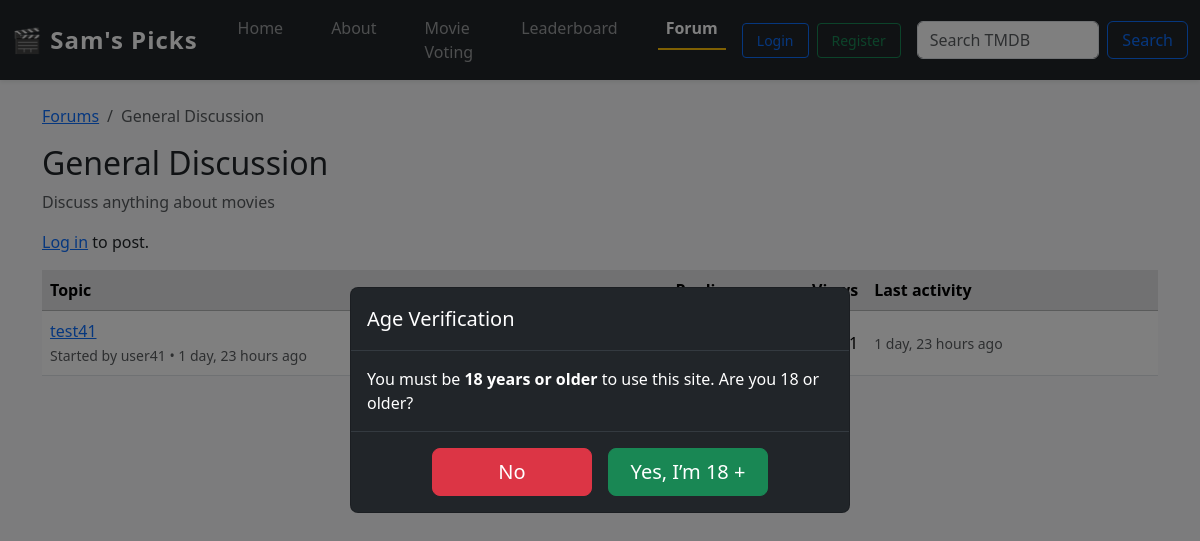
The app's page /forum/general-discussion/ with its own data.
### forum/models.py (models this page shows, shortened)
class Forum(models.Model):
    category    = models.ForeignKey(Category, related_name="forums",
                                    on_delete=models.CASCADE)
    name        = models.CharField(max_length=80)
    slug        = models.SlugField(max_length=90, unique=True, blank=True)
    blurb       = models.CharField(max_length=255, blank=True)
    position    = models.PositiveSmallIntegerField(default=0)
    topic_count = models.PositiveIntegerField(default=0)
    post_count  = models.PositiveIntegerField(default=0)
    last_post = models.ForeignKey(
        "Post", null=True, blank=True,
        on_delete=models.SET_NULL,
        related_name="+"
    )
    class Meta:
        ordering = ("position",)

class Topic(models.Model):
    forum       = models.ForeignKey(Forum, related_name="topics",
                                    on_delete=models.CASCADE)
    title       = models.CharField(max_length=140)
    slug        = models.SlugField(max_length=150, blank=True)
    starter     = models.ForeignKey(User, on_delete=models.CASCADE)
    created_at  = models.DateTimeField(default=timezone.now)
    updated_at  = models.DateTimeField(default=timezone.now)
    view_count  = models.PositiveIntegerField(default=0)
    reply_count = models.PositiveIntegerField(default=0)
    pinned      = models.BooleanField(default=False)
    locked      = models.BooleanField(default=False)
    class Meta:
        ordering = ("-pinned", "-updated_at")

### forum/views.py (the view)
# urls.py: path("<slug:forum>/",        views.TopicList.as_view(), name="board"),
class TopicList(ListView):
    paginate_by = 25
    template_name = "forum/board.html"
    context_object_name = "topics"
    def get_queryset(self):
        self.board = get_object_or_404(Forum, slug=self.kwargs["forum"])
        return self.board.topics.select_related("starter")
    def get_context_data(self, **kwargs):
        ctx = super().get_context_data(**kwargs)
        ctx["board"] = self.board
        return ctx

### templates/forum/board.html (shortened to what this page needs)
{% extends "movies/base.html" %}
{% load humanize %}
{% block content %}
<nav aria-label="breadcrumb">
  <ol class="breadcrumb">
    <li class="breadcrumb-item"><a href="{% url 'forum:index' %}">Forums</a></li>
    <li class="breadcrumb-item active" aria-current="page">{{ board.name }}</li>
  </ol>
</nav>
<h2>{{ board.name }}</h2>
<p class="text-muted">{{ board.blurb }}</p>
{% if user.is_authenticated %}
  <a class="btn btn-primary mb-3"
     href="{% url 'forum:topic_new' board.slug %}">
     Start New Topic
  </a>
{% else %}
  <p><a href="{% url 'login' %}">Log in</a> to post.</p>
{% endif %}
<div class="table-responsive">
  <table class="table table-hover align-middle">
    <thead class="table-secondary">
      <tr>
        <th>Topic</th>
        <th class="text-end">Replies</th>
        <th class="text-end">Views</th>
        <th>Last activity</th>
      </tr>
    </thead>
    <tbody>
    {% for t in topics %}
      <tr>
        <td>
          <a href="{% url 'forum:topic' board.slug t.pk t.slug %}">
            {{ t.title }}
          </a><br>
          <small class="text-muted">
            Started by {{ t.starter }} • {{ t.created_at|naturaltime }}
          </small>
        </td>
        <td class="text-end">{{ t.reply_count }}</td>
        <td class="text-end">{{ t.view_count }}</td>
        <td class="text-muted small">{{ t.updated_at|naturaltime }}</td>
      </tr>
    {% empty %}
      <tr><td colspan="4">No topics yet.</td></tr>
    {% endfor %}
    </tbody>
  </table>
</div>
{% endblock %}

### movies/static/css/movies.css (style rules this page uses)
body { background-color: #f8f9fa; }

### records on screen
Forum: name "General Discussion", blurb "Discuss anything about movies"
Topic: title "test41", starter "user41", created_at "1 day, 23 hours ago", view_count "1", updated_at "1 day, 23 hours ago"
